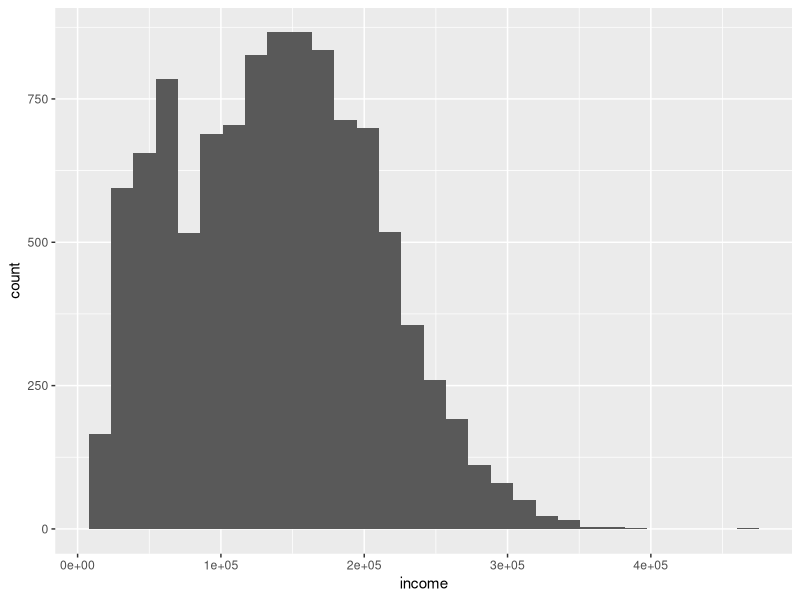
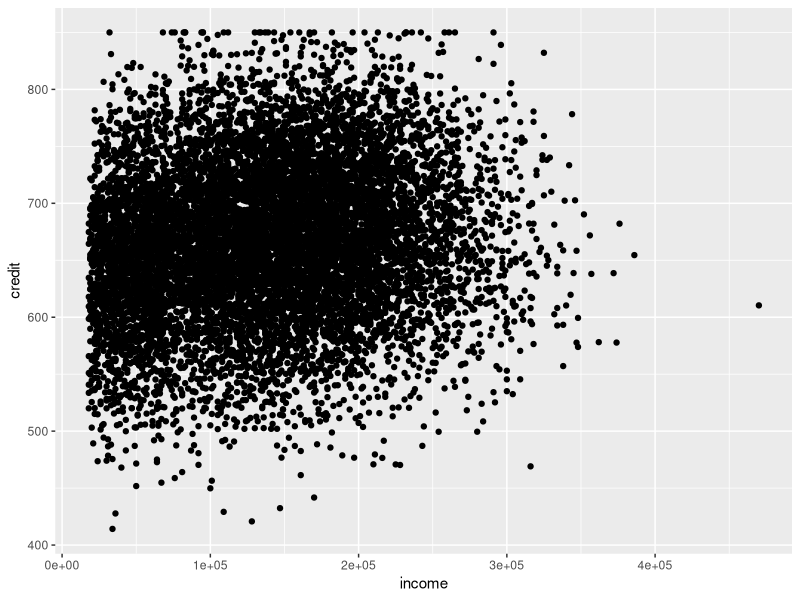
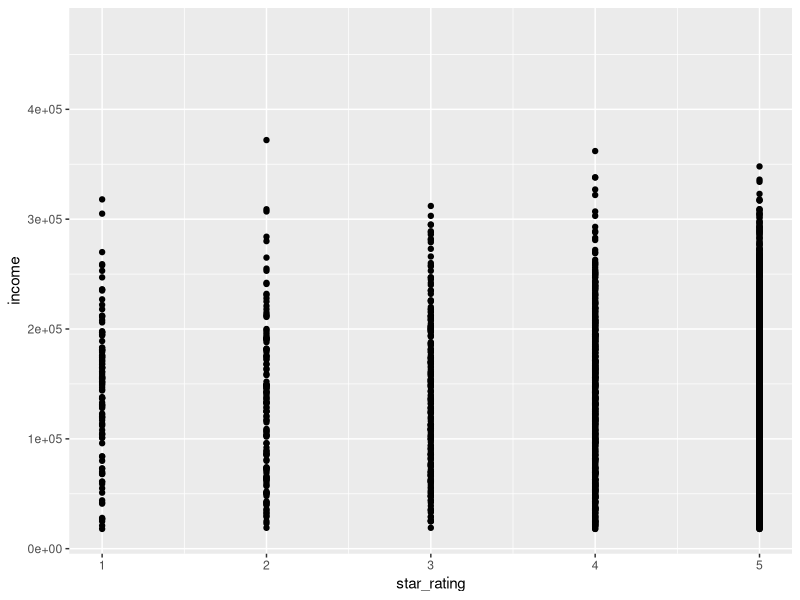
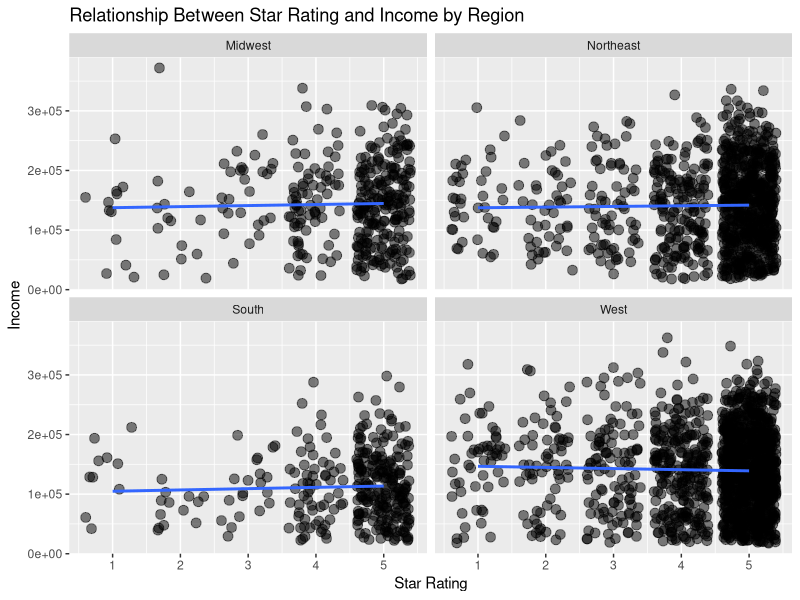
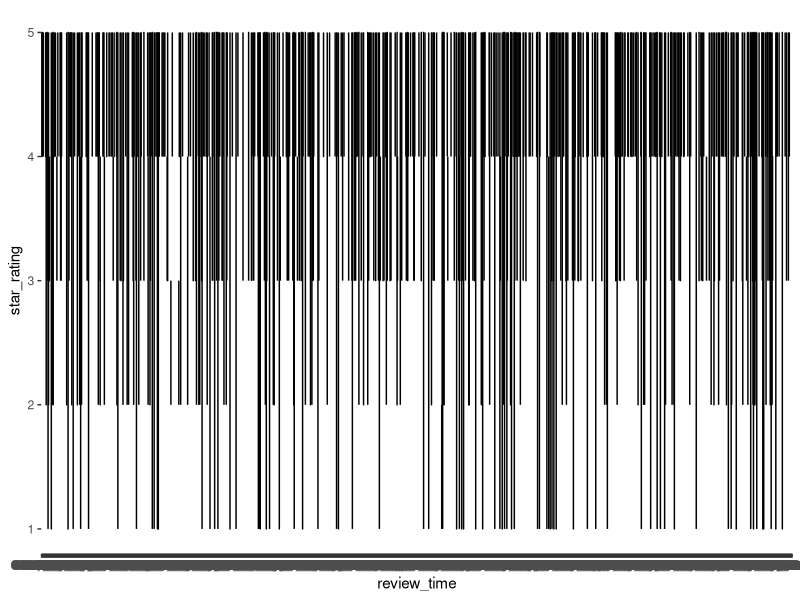
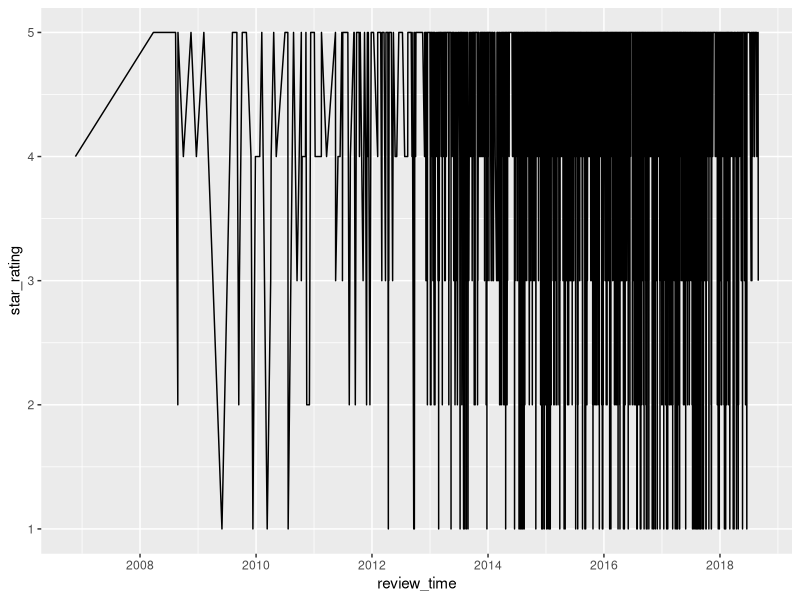
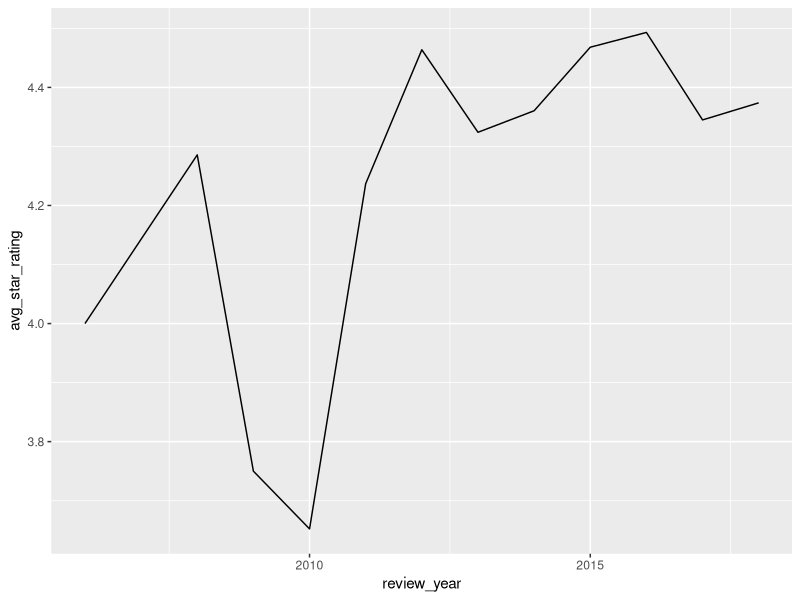
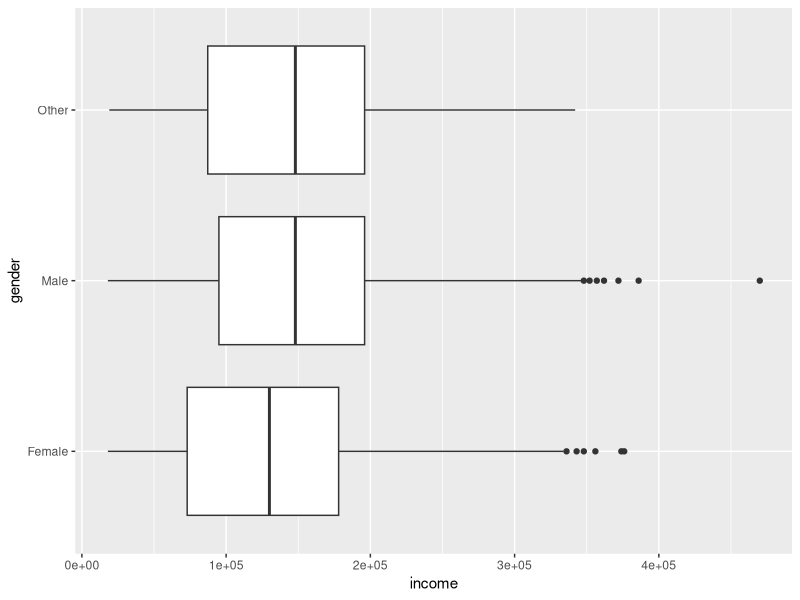

Here is the R script that generated these plots, in order:
## ---- chunk 1
library(tidyverse)
## ---- chunk 2
customer_data <- read_csv(here::here("Data", "customer_data.csv"))
## ---- chunk 3
customer_data |>
  summarize(avg_income = mean(income))
## ---- chunk 4
customer_data |>
  summarize(
    avg_income = mean(income),
    avg_credit = mean(credit)
  )
## ---- chunk 5
customer_data |> 
  ggplot(aes(x = income)) +
  geom_histogram()
## ---- chunk 6
customer_data |> 
  ggplot(aes(x = income, y = credit)) +
  geom_point()
## ---- chunk 7
customer_data |> 
  ggplot(aes(x = star_rating, y = income)) +
  geom_point()
## ---- chunk 8
customer_data |> 
  drop_na(star_rating) |> 
  ggplot(aes(x = star_rating, y = income)) +
  geom_jitter(size = 3, alpha = 0.5) +
  geom_smooth(method = "lm", se = FALSE) +
  facet_wrap(~ region) +
  labs(
    title = "Relationship Between Star Rating and Income by Region",
    x = "Star Rating",
    y = "Income"
  )
## ---- chunk 9
customer_data |>
  group_by(gender) |>
  summarize(
    n = n(),
    avg_income = mean(income),
    avg_credit = mean(credit)
  )
## ---- chunk 10
customer_data |>
  group_by(gender) |>
  summarize(
    n = n()
  )
## ---- chunk 11
customer_data |>
  count(gender)
## ---- chunk 12
customer_data |>
  group_by(gender, region) |>
  summarize(
    n = n(),
    avg_income = mean(income),
    avg_credit = mean(credit)
  ) |> 
  arrange(desc(avg_income))
## ---- chunk 13
customer_data |>
  group_by(gender, region) |>
  slice_max(income, n = 3)
## ---- chunk 14
customer_data |> 
  ggplot(aes(x = review_time, y = star_rating)) +
  geom_line()
## ---- chunk 15
rating_data <- customer_data |> 
  drop_na(star_rating) |> 
  select(review_time, star_rating) |> 
  mutate(review_time = mdy(review_time))

rating_data
## ---- chunk 16
rating_data |> 
  ggplot(aes(x = review_time, y = star_rating)) +
  geom_line()
## ---- chunk 17
rating_data |> 
  mutate(review_year = year(review_time)) |> 
  group_by(review_year) |> 
  summarize(avg_star_rating = mean(star_rating)) |> 
  ggplot(aes(x = review_year, y = avg_star_rating)) +
  geom_line()
## ---- chunk 18
customer_data |> 
  ggplot(aes(x = income, y = gender)) +
  geom_boxplot()
## ---- chunk 19
customer_data |> 
  ggplot(aes(x = income, fill = gender)) +
  geom_density(alpha = 0.5)
## ---- chunk 20
customer_data |> 
  mutate(income = income / 1000) |> 
  ggplot(aes(x = income, y = credit)) +
  geom_point(size = 3, alpha = 0.5, aes(color = gender, )) +
  geom_smooth(method = "lm", se = FALSE) +
  facet_grid(gender ~ region) +
  labs(
    title = "Income and Credit by Region and Gender",
    x = "Income (in Thousands)",
    y = "Credit"
  ) +
  scale_color_manual(
    name = "Gender",
    values = c("violet", "purple", "turquoise")
  ) +
  theme_minimal() +
  theme(legend.position = "none")
